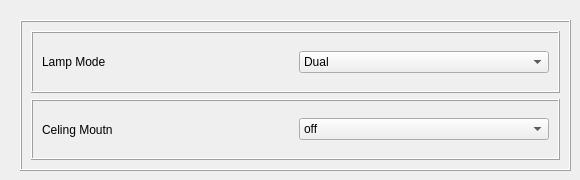
          <widget class="QWidget" name="tab_21">
           <attribute name="title">
            <string>Lamp Settings</string>
           </attribute>
           <widget class="QFrame" name="frame_7">
            <property name="geometry">
             <rect>
              <x>20</x>
              <y>20</y>
              <width>551</width>
              <height>151</height>
             </rect>
            </property>
            <property name="frameShape">
             <enum>QFrame::Box</enum>
            </property>
            <property name="frameShadow">
             <enum>QFrame::Raised</enum>
            </property>
            <layout class="QVBoxLayout" name="verticalLayout_11">
             <item>
              <widget class="QFrame" name="frame_30">
               <property name="frameShape">
                <enum>QFrame::Box</enum>
               </property>
               <property name="frameShadow">
                <enum>QFrame::Raised</enum>
               </property>
               <layout class="QHBoxLayout" name="horizontalLayout_38">
                <item>
                 <widget class="QLabel" name="_">
                  <property name="text">
                   <string>Lamp Mode</string>
                  </property>
                 </widget>
                </item>
                <item>
                 <widget class="QComboBox" name="lamp_mode_box">
                  <item>
                   <property name="text">
                    <string>Dual</string>
                   </property>
                  </item>
                  <item>
                   <property name="text">
                    <string>Relay</string>
                   </property>
                  </item>
                  <item>
                   <property name="text">
                    <string>Lamp 1</string>
                   </property>
                  </item>
                  <item>
                   <property name="text">
                    <string>Lamp 2</string>
                   </property>
                  </item>
                 </widget>
                </item>
               </layout>
              </widget>
             </item>
             <item>
              <widget class="QFrame" name="frame_31">
               <property name="frameShape">
                <enum>QFrame::Box</enum>
               </property>
               <property name="frameShadow">
                <enum>QFrame::Raised</enum>
               </property>
               <layout class="QHBoxLayout" name="horizontalLayout_39">
                <item>
                 <widget class="QLabel" name="label_28">
                  <property name="text">
                   <string>Celing Moutn</string>
                  </property>
                 </widget>
                </item>
                <item>
                 <widget class="QComboBox" name="Connection_mode_5">
                  <item>
                   <property name="text">
                    <string>off</string>
                   </property>
                  </item>
                  <item>
                   <property name="text">
                    <string>on</string>
                   </property>
                  </item>
                  <item>
                   <property name="text">
                    <string>Auto</string>
                   </property>
                  </item>
                 </widget>
                </item>
               </layout>
              </widget>
             </item>
            </layout>
           </widget>
          </widget>
